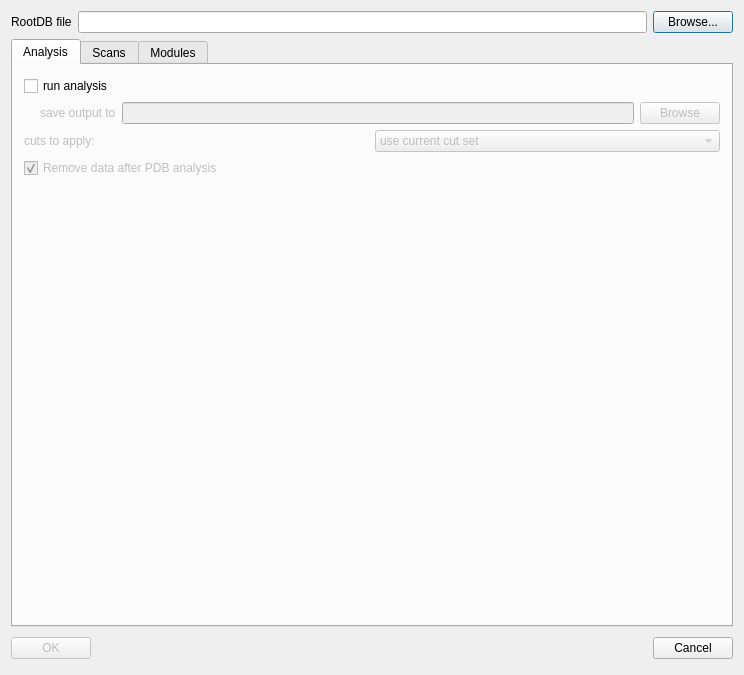
<ui version="4.0" >
 <class>MultiLoadRDBBase</class>
 <widget class="QDialog" name="MultiLoadRDBBase" >
  <property name="geometry" >
   <rect>
    <x>0</x>
    <y>0</y>
    <width>744</width>
    <height>675</height>
   </rect>
  </property>
  <property name="windowTitle" >
   <string>Multi-module analysis - selection</string>
  </property>
  <layout class="QVBoxLayout" >
   <item>
    <layout class="QVBoxLayout" >
     <item>
      <layout class="QHBoxLayout" >
       <item>
        <widget class="QLabel" name="textLabel1" >
         <property name="text" >
          <string>RootDB file</string>
         </property>
         <property name="wordWrap" >
          <bool>false</bool>
         </property>
        </widget>
       </item>
       <item>
        <widget class="QLineEdit" name="fileName" />
       </item>
       <item>
        <widget class="QPushButton" name="BrowseButton" >
         <property name="text" >
          <string>Browse...</string>
         </property>
        </widget>
       </item>
      </layout>
     </item>
     <item>
      <widget class="QTabWidget" name="tabWidget" >
       <widget class="QWidget" name="TabPage" >
        <attribute name="title" >
         <string>Analysis</string>
        </attribute>
        <layout class="QVBoxLayout" >
         <item>
          <layout class="QVBoxLayout" >
           <item>
            <widget class="QCheckBox" name="runPDB" >
             <property name="text" >
              <string>run analysis</string>
             </property>
            </widget>
           </item>
           <item>
            <layout class="QHBoxLayout" >
             <item>
              <spacer name="spacer7" >
               <property name="orientation" >
                <enum>Qt::Horizontal</enum>
               </property>
               <property name="sizeType" >
                <enum>QSizePolicy::Fixed</enum>
               </property>
               <property name="sizeHint" stdset="0" >
                <size>
                 <width>16</width>
                 <height>16</height>
                </size>
               </property>
              </spacer>
             </item>
             <item>
              <widget class="QLabel" name="textLabel1_3" >
               <property name="enabled" >
                <bool>false</bool>
               </property>
               <property name="text" >
                <string>save output to</string>
               </property>
               <property name="wordWrap" >
                <bool>false</bool>
               </property>
              </widget>
             </item>
             <item>
              <widget class="QLineEdit" name="plotsPath" >
               <property name="enabled" >
                <bool>false</bool>
               </property>
              </widget>
             </item>
             <item>
              <widget class="QPushButton" name="plotsBrwsButton" >
               <property name="enabled" >
                <bool>false</bool>
               </property>
               <property name="text" >
                <string>Browse</string>
               </property>
              </widget>
             </item>
            </layout>
           </item>
           <item>
            <layout class="QHBoxLayout" >
             <item>
              <widget class="QLabel" name="textLabel1_2" >
               <property name="enabled" >
                <bool>false</bool>
               </property>
               <property name="text" >
                <string>cuts to apply:</string>
               </property>
               <property name="wordWrap" >
                <bool>false</bool>
               </property>
              </widget>
             </item>
             <item>
              <widget class="QComboBox" name="cutsBox" >
               <property name="enabled" >
                <bool>false</bool>
               </property>
               <item>
                <property name="text" >
                 <string>use current cut set</string>
                </property>
               </item>
               <item>
                <property name="text" >
                 <string>FLEX cuts</string>
                </property>
               </item>
               <item>
                <property name="text" >
                 <string>LOAD (stave) cuts</string>
                </property>
               </item>
               <item>
                <property name="text" >
                 <string>LOAD (sector) cuts</string>
                </property>
               </item>
               <item>
                <property name="text" >
                 <string>STAVE cuts</string>
                </property>
               </item>
               <item>
                <property name="text" >
                 <string>DISK cuts</string>
                </property>
               </item>
              </widget>
             </item>
            </layout>
           </item>
           <item>
            <widget class="QCheckBox" name="removeAfterPDB" >
             <property name="enabled" >
              <bool>false</bool>
             </property>
             <property name="text" >
              <string>Remove data after PDB analysis</string>
             </property>
             <property name="checked" >
              <bool>true</bool>
             </property>
            </widget>
           </item>
           <item>
            <spacer name="spacer12" >
             <property name="orientation" >
              <enum>Qt::Vertical</enum>
             </property>
             <property name="sizeType" >
              <enum>QSizePolicy::Expanding</enum>
             </property>
             <property name="sizeHint" stdset="0" >
              <size>
               <width>41</width>
               <height>348</height>
              </size>
             </property>
            </spacer>
           </item>
          </layout>
         </item>
        </layout>
       </widget>
       <widget class="QWidget" name="tab1" >
        <attribute name="title" >
         <string>Scans</string>
        </attribute>
        <widget class="QLabel" name="textLabel2" >
         <property name="geometry" >
          <rect>
           <x>12</x>
           <y>12</y>
           <width>462</width>
           <height>18</height>
          </rect>
         </property>
         <property name="text" >
          <string>Select the associated type of scan for each data set:</string>
         </property>
         <property name="wordWrap" >
          <bool>false</bool>
         </property>
        </widget>
       </widget>
       <widget class="QWidget" name="tab2" >
        <attribute name="title" >
         <string>Modules</string>
        </attribute>
        <widget class="QLabel" name="textLabel3" >
         <property name="geometry" >
          <rect>
           <x>12</x>
           <y>12</y>
           <width>462</width>
           <height>18</height>
          </rect>
         </property>
         <property name="text" >
          <string>Select module to be analysed</string>
         </property>
         <property name="wordWrap" >
          <bool>false</bool>
         </property>
        </widget>
        <widget class="QWidget" name="layout5" >
         <property name="geometry" >
          <rect>
           <x>12</x>
           <y>487</y>
           <width>462</width>
           <height>36</height>
          </rect>
         </property>
         <layout class="QHBoxLayout" >
          <item>
           <widget class="QPushButton" name="allButton" >
            <property name="text" >
             <string>select all</string>
            </property>
           </widget>
          </item>
          <item>
           <spacer name="spacer2" >
            <property name="orientation" >
             <enum>Qt::Horizontal</enum>
            </property>
            <property name="sizeType" >
             <enum>QSizePolicy::Expanding</enum>
            </property>
            <property name="sizeHint" stdset="0" >
             <size>
              <width>81</width>
              <height>21</height>
             </size>
            </property>
           </spacer>
          </item>
          <item>
           <widget class="QPushButton" name="noneButton" >
            <property name="text" >
             <string>unselect all</string>
            </property>
           </widget>
          </item>
         </layout>
        </widget>
       </widget>
      </widget>
     </item>
     <item>
      <layout class="QHBoxLayout" >
       <item>
        <widget class="QPushButton" name="OKButton" >
         <property name="enabled" >
          <bool>false</bool>
         </property>
         <property name="text" >
          <string>OK</string>
         </property>
        </widget>
       </item>
       <item>
        <spacer name="spacer1" >
         <property name="orientation" >
          <enum>Qt::Horizontal</enum>
         </property>
         <property name="sizeType" >
          <enum>QSizePolicy::Expanding</enum>
         </property>
         <property name="sizeHint" stdset="0" >
          <size>
           <width>281</width>
           <height>31</height>
          </size>
         </property>
        </spacer>
       </item>
       <item>
        <widget class="QPushButton" name="CancelButton" >
         <property name="text" >
          <string>Cancel</string>
         </property>
        </widget>
       </item>
      </layout>
     </item>
    </layout>
   </item>
  </layout>
 </widget>
 <layoutdefault spacing="6" margin="11" />
 <pixmapfunction>qPixmapFromMimeSource</pixmapfunction>
 <resources/>
 <connections>
  <connection>
   <sender>runPDB</sender>
   <signal>toggled(bool)</signal>
   <receiver>removeAfterPDB</receiver>
   <slot>setEnabled(bool)</slot>
   <hints>
    <hint type="sourcelabel" >
     <x>20</x>
     <y>20</y>
    </hint>
    <hint type="destinationlabel" >
     <x>20</x>
     <y>20</y>
    </hint>
   </hints>
  </connection>
  <connection>
   <sender>runPDB</sender>
   <signal>toggled(bool)</signal>
   <receiver>plotsPath</receiver>
   <slot>setEnabled(bool)</slot>
   <hints>
    <hint type="sourcelabel" >
     <x>20</x>
     <y>20</y>
    </hint>
    <hint type="destinationlabel" >
     <x>20</x>
     <y>20</y>
    </hint>
   </hints>
  </connection>
  <connection>
   <sender>runPDB</sender>
   <signal>toggled(bool)</signal>
   <receiver>textLabel1_3</receiver>
   <slot>setEnabled(bool)</slot>
   <hints>
    <hint type="sourcelabel" >
     <x>20</x>
     <y>20</y>
    </hint>
    <hint type="destinationlabel" >
     <x>20</x>
     <y>20</y>
    </hint>
   </hints>
  </connection>
  <connection>
   <sender>runPDB</sender>
   <signal>toggled(bool)</signal>
   <receiver>plotsBrwsButton</receiver>
   <slot>setEnabled(bool)</slot>
   <hints>
    <hint type="sourcelabel" >
     <x>20</x>
     <y>20</y>
    </hint>
    <hint type="destinationlabel" >
     <x>20</x>
     <y>20</y>
    </hint>
   </hints>
  </connection>
 </connections>
</ui>
